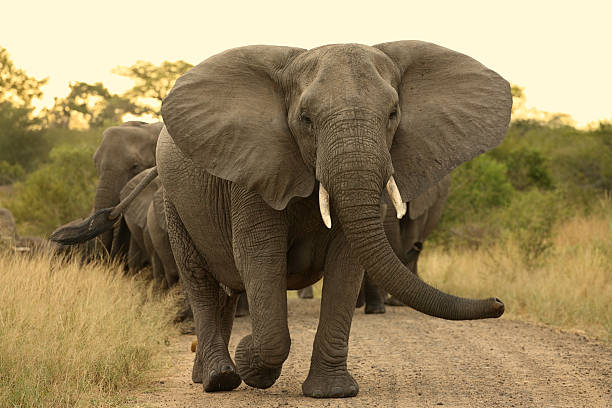
#> input picture SET-1/elephant.jpg, 612 x 408 px, found by its file name
$ python brightness.py
#> lines starting #> are read from the running program, lines starting #| are printed output that depends on the picture
import cv2
import numpy as np

image = cv2.imread(r'd:\Image-and-Video-Processing-Lab\SET-1\elephant.jpg')
#> image is the input picture: shape (408, 612, 3); mean B, G, R 94.8, 132.8, 150.9
# Increase brightness by 50
brightness_value = 50
bright_image = cv2.add(image, np.ones(image.shape, dtype='uint8') * brightness_value)
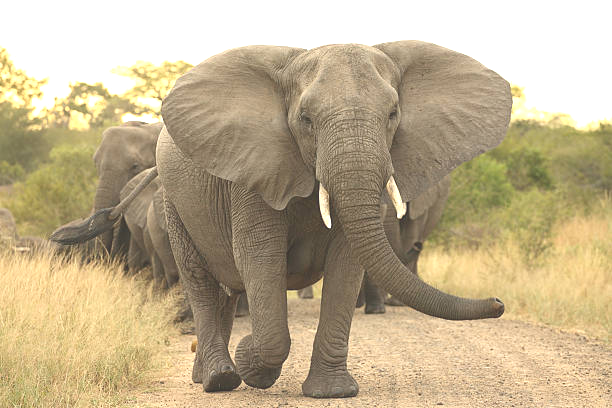
#> bright_image: shape (408, 612, 3); mean B, G, R 142.8, 175.1, 191.4

cv2.imshow("Original Image", image)
cv2.imshow("Brightened Image", bright_image)
cv2.waitKey(0)
cv2.destroyAllWindows()

$ run again, with SET-1/QUESTIONS-SET-1.jpg copied over SET-1/elephant.jpg
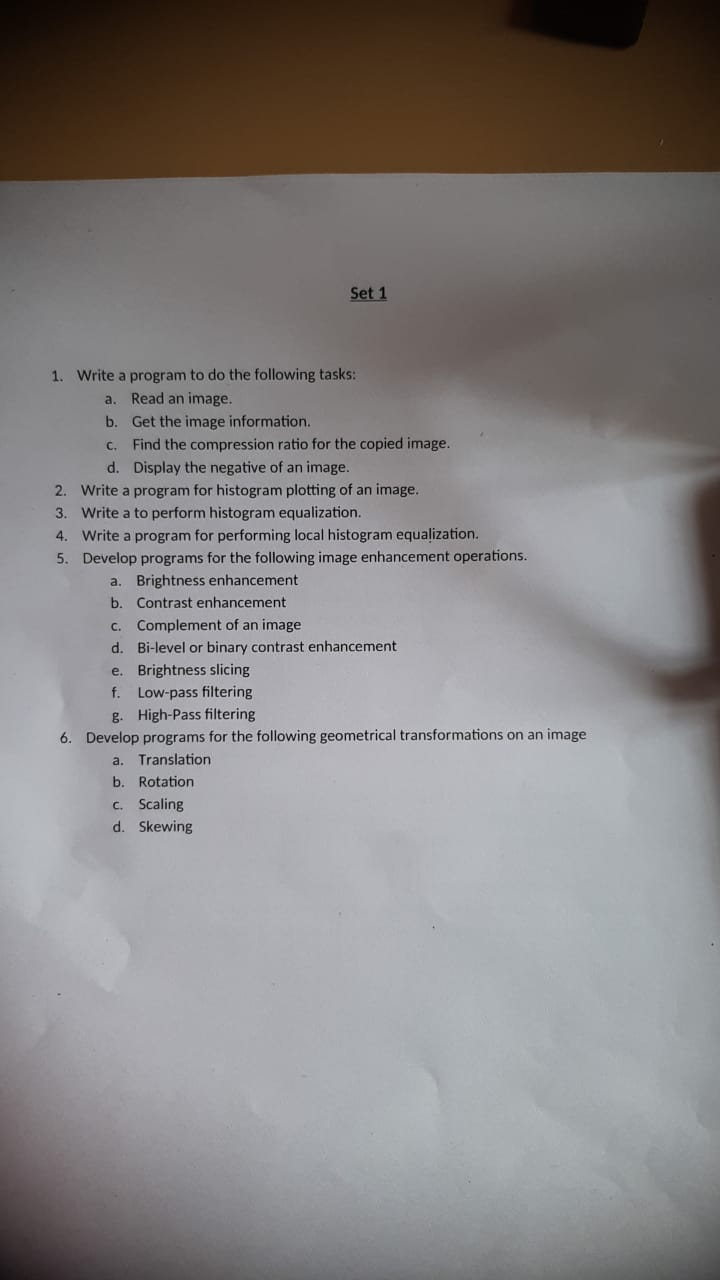
#> input picture SET-1/QUESTIONS-SET-1.jpg, 720 x 1280 px, found by its file name
#> image is the input picture: shape (1280, 720, 3); mean B, G, R 130.5, 130.7, 134.1
#> `bright_image = cv2.add(image, np.ones(image.shape, dtype='uint8') * br..`:
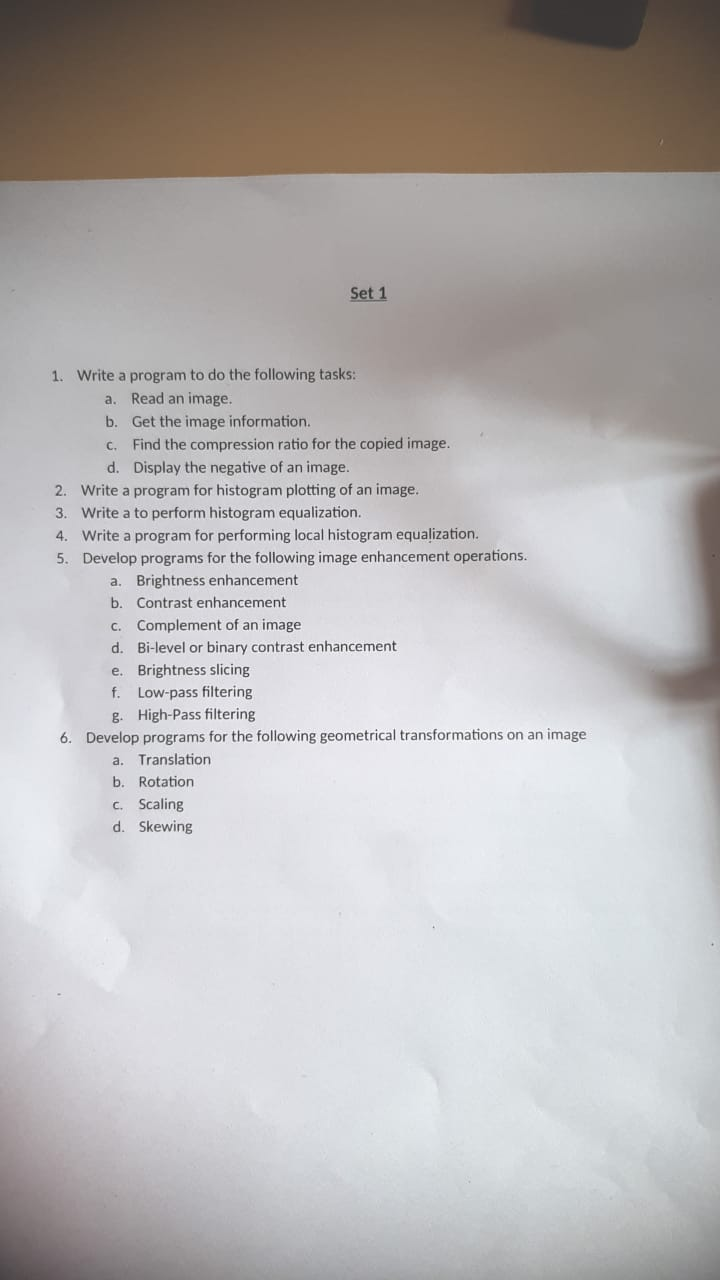
#> bright_image: shape (1280, 720, 3); mean B, G, R 180.5, 180.7, 184.1
